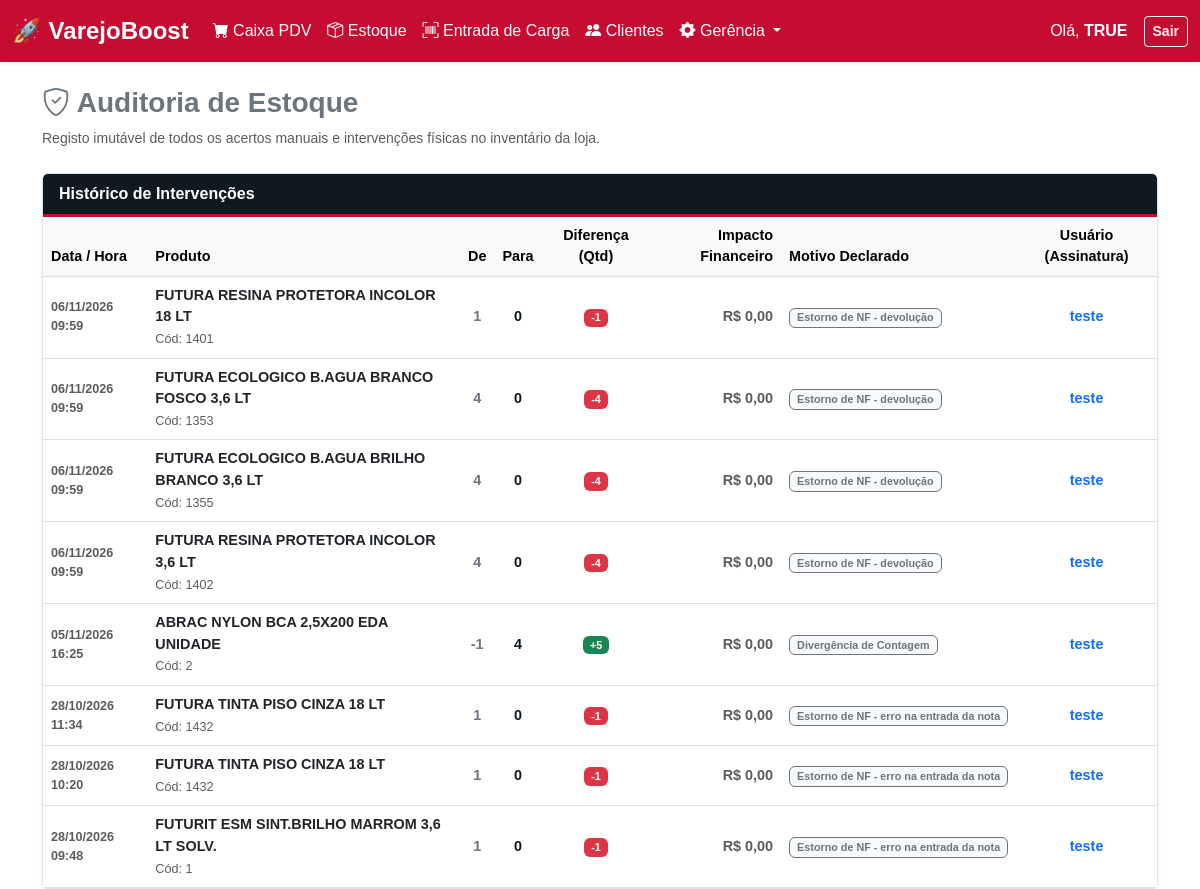
Page /gerencia/auditoria-estoque/ (signed in) on the committed database.
### inventario/models/produtos/produto_models.py (models this page shows, shortened)
class AuditoriaEstoque(models.Model):
    produto = models.ForeignKey(Produtos, on_delete=models.CASCADE)
    data_alteracao = models.DateTimeField(auto_now_add=True)
    estoque_antigo = models.IntegerField()
    estoque_novo = models.IntegerField()
    diferenca_quantidade = models.IntegerField()
    diferenca_financeira = models.DecimalField(max_digits=12, decimal_places=2)
    motivo = models.CharField(max_length=255)
    usuario = models.CharField(max_length=100)

class Produtos(models.Model):
    nome = models.CharField(max_length=255)
    cod_barras = models.CharField(max_length=100, blank=True, null=True)
    preco_custo = models.DecimalField(max_digits=10, decimal_places=2, default=0.00)
    margem_lucro = models.DecimalField(max_digits=10, decimal_places=2, default=0.00)
    preco_venda = models.DecimalField(max_digits=10, decimal_places=2, default=0.00)
    estoque_atual = models.IntegerField(default=0)
    unidade = models.CharField(max_length=10, default='UN')
    status = models.CharField(max_length=20, default='ATIVO')
    marca = models.ForeignKey(Marca, on_delete=models.SET_NULL, null=True, blank=True)
    familia = models.ForeignKey(Familia, on_delete=models.SET_NULL, null=True, blank=True)
    cod_interno = models.CharField(max_length=20, blank=True, null=True)
    cod_fornecedor = models.CharField(max_length=100, blank=True, null=True)
    ncm = models.CharField(max_length=10, blank=True, null=True)
    cest = models.CharField(max_length=10, blank=True, null=True)
    cfop_padrao = models.ForeignKey(TributacaoCFOP, on_delete=models.SET_NULL, null=True, blank=True)
    csosn_padrao = models.ForeignKey(TributacaoCSOSN, on_delete=models.SET_NULL, null=True, blank=True)

### inventario/views/estoque/estoque_views.py (the view)
# urls.py: path('gerencia/auditoria-estoque/', estoque_views.tela_auditoria_estoque, name='tela_auditoria_estoque'),
def tela_auditoria_estoque(request):
    if 'usuario_logado' not in request.session:
        return redirect('login')
    auditorias = AuditoriaEstoque.objects.select_related('produto').order_by('-data_alteracao')
    return render(request, 'inventario/auditoria_estoque.html', {'auditorias': auditorias})

### inventario/templates/inventario/auditoria_estoque.html
{% extends 'inventario/base.html' %}
{% block content %}
<div class="mb-4">
    <h3 class="fw-bold text-secondary"><i class="bi bi-shield-check"></i> Auditoria de Estoque</h3>
    <p class="text-muted small">Registo imutável de todos os acertos manuais e intervenções físicas no inventário da loja.</p>
</div>
<div class="card shadow-sm border-0">
    <div class="card-header text-white fw-bold" style="background-color: #101820; border-bottom: 3px solid #C60C30;">
        Histórico de Intervenções
    </div>
    <div class="table-responsive">
        <table class="table table-hover align-middle text-center mb-0" style="font-size: 0.9rem;">
            <thead class="table-light">
                <tr>
                    <th class="text-start">Data / Hora</th>
                    <th class="text-start">Produto</th>
                    <th>De</th>
                    <th>Para</th>
                    <th>Diferença (Qtd)</th>
                    <th class="text-end">Impacto Financeiro</th>
                    <th class="text-start">Motivo Declarado</th>
                    <th>Usuário (Assinatura)</th>
                </tr>
            </thead>
            <tbody>
                {% for log in auditorias %}
                <tr>
                    <td class="text-start text-muted small fw-bold">{{ log.data_alteracao|date:"d/m/Y H:i" }}</td>
                    <td class="text-start">
                        <strong class="text-dark">{{ log.produto.nome }}</strong><br>
                        <small class="text-muted">Cód: {{ log.produto.cod_interno }}</small>
                    </td>
                    <td class="text-secondary fw-bold">{{ log.estoque_antigo }}</td>
                    <td class="fw-bold" style="color: #101820;">{{ log.estoque_novo }}</td>
                    <td>
                        <span class="badge {% if log.diferenca_quantidade > 0 %}bg-success{% elif log.diferenca_quantidade < 0 %}bg-danger{% else %}bg-secondary{% endif %}">
                            {% if log.diferenca_quantidade > 0 %}+{% endif %}{{ log.diferenca_quantidade }}
                        </span>
                    </td>
                    <td class="text-end fw-bold {% if log.diferenca_financeira > 0 %}text-success{% elif log.diferenca_financeira < 0 %}text-danger{% else %}text-muted{% endif %}">
                        R$ {{ log.diferenca_financeira }}
                    </td>
                    <td class="text-start">
                        <span class="badge border border-secondary text-secondary" style="background-color: #f8f9fa;">{{ log.motivo }}</span>
                    </td>
                    <td><strong class="text-primary">{{ log.usuario }}</strong></td>
                </tr>
                {% empty %}
                <tr>
                    <td colspan="8" class="text-center py-5 text-muted">Nenhuma alteração manual registada no estoque até ao momento.</td>
                </tr>
                {% endfor %}
            </tbody>
        </table>
    </div>
</div>
{% endblock %}

### inventario/templates/inventario/base.html (style rules this page uses)
body { background-color: #FFFFFF; color: #101820; font-family: sans-serif; }
.card { border: 1px solid #dee2e6 !important; }
.table { color: #101820 !important; }

### rows in the picture
AuditoriaEstoque: data_alteracao "06/11/2026 09:59", produto.nome "FUTURA RESINA PROTETORA INCOLOR 18 LT", produto.cod_interno "1401", estoque_antigo "1", estoque_novo "0", diferenca_quantidade "-1", diferenca_financeira "0,00", motivo "Estorno de NF - devolução", usuario "teste"
AuditoriaEstoque: data_alteracao "06/11/2026 09:59", produto.nome "FUTURA ECOLOGICO B.AGUA BRANCO FOSCO 3,6 LT", produto.cod_interno "1353", estoque_antigo "4", estoque_novo "0", diferenca_quantidade "-4", diferenca_financeira "0,00", motivo "Estorno de NF - devolução", usuario "teste"
AuditoriaEstoque: data_alteracao "06/11/2026 09:59", produto.nome "FUTURA ECOLOGICO B.AGUA BRILHO BRANCO 3,6 LT", produto.cod_interno "1355", estoque_antigo "4", estoque_novo "0", diferenca_quantidade "-4", diferenca_financeira "0,00", motivo "Estorno de NF - devolução", usuario "teste"
AuditoriaEstoque: data_alteracao "06/11/2026 09:59", produto.nome "FUTURA RESINA PROTETORA INCOLOR 3,6 LT", produto.cod_interno "1402", estoque_antigo "4", estoque_novo "0", diferenca_quantidade "-4", diferenca_financeira "0,00", motivo "Estorno de NF - devolução", usuario "teste"
AuditoriaEstoque: data_alteracao "05/11/2026 16:25", produto.nome "ABRAC NYLON BCA 2,5X200 EDA UNIDADE", produto.cod_interno "2", estoque_antigo "-1", estoque_novo "4", diferenca_quantidade "5", diferenca_financeira "0,00", motivo "Divergência de Contagem", usuario "teste"
AuditoriaEstoque: data_alteracao "28/10/2026 11:34", produto.nome "FUTURA TINTA PISO CINZA 18 LT", produto.cod_interno "1432", estoque_antigo "1", estoque_novo "0", diferenca_quantidade "-1", diferenca_financeira "0,00", motivo "Estorno de NF - erro na entrada da nota", usuario "teste"
AuditoriaEstoque: data_alteracao "28/10/2026 10:20", produto.nome "FUTURA TINTA PISO CINZA 18 LT", produto.cod_interno "1432", estoque_antigo "1", estoque_novo "0", diferenca_quantidade "-1", diferenca_financeira "0,00", motivo "Estorno de NF - erro na entrada da nota", usuario "teste"
AuditoriaEstoque: data_alteracao "28/10/2026 09:48", produto.nome "FUTURIT ESM SINT.BRILHO MARROM 3,6 LT SOLV.", produto.cod_interno "1", estoque_antigo "1", estoque_novo "0", diferenca_quantidade "-1", diferenca_financeira "0,00", motivo "Estorno de NF - erro na entrada da nota", usuario "teste"

### other values in the picture
{{ request.session.usuario_logado|upper }} "TRUE"
